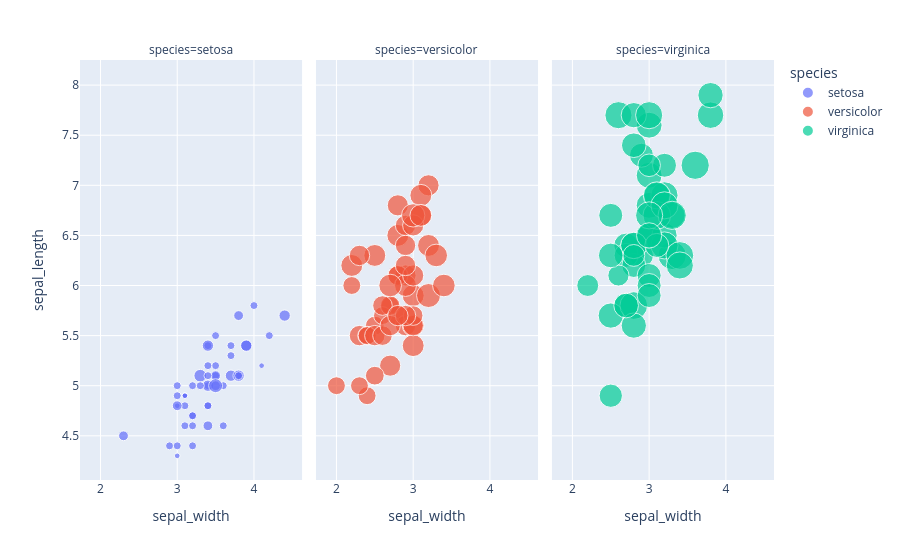

Notebook code cell kept with this figure:
### Markdown cell above
Виды ирисов идеально сбалансированны

### Code cell
fig = px.scatter(df, x="sepal_width", y="sepal_length", color="species",
                 size='petal_width', hover_data=['petal_width'], facet_col="species")
fig.show()

### Figure 1 — Plotly figure (JSON) as saved in the notebook; plotly's stock layout.template omitted (floating-point values rounded to 4 significant figures)
{"data": [{"customdata": [[0.2], [0.2], [0.2], [0.2], [0.2], [0.4], [0.3], [0.2], [0.2], [0.1], [0.2], [0.2], [0.1], [0.1], [0.2], [0.4], [0.4], [0.3], [0.3], [0.3], [0.2], [0.4], [0.2], [0.5], [0.2], [0.2], [0.4], [0.2], [0.2], [0.2], [0.2], [0.4], [0.1], [0.2], [0.1], [0.2], [0.2], [0.1], [0.2], [0.2], [0.3], [0.3], [0.2], [0.6], [0.4], [0.3], [0.2], [0.2], [0.2], [0.2]], "hovertemplate": "species=setosa<br>sepal_width=%{x}<br>sepal_length=%{y}<br>petal_width=%{customdata[0]}<extra></extra>", "legendgroup": "setosa", "marker": {"color": "#636efa", "size": [0.2, 0.2, 0.2, 0.2, 0.2, 0.4, 0.3, 0.2, 0.2, 0.1, 0.2, 0.2, 0.1, 0.1, 0.2, 0.4, 0.4, 0.3, 0.3, 0.3, 0.2, 0.4, 0.2, 0.5, 0.2, 0.2, 0.4, 0.2, 0.2, 0.2, 0.2, 0.4, 0.1, 0.2, 0.1, 0.2, 0.2, 0.1, 0.2, 0.2, 0.3, 0.3, 0.2, 0.6, 0.4, 0.3, 0.2, 0.2, 0.2, 0.2], "sizemode": "area", "sizeref": 0.00625, "symbol": "circle"}, "mode": "markers", "name": "setosa", "orientation": "v", "showlegend": true, "type": "scatter", "x": [3.5, 3, 3.2, 3.1, 3.6, 3.9, 3.4, 3.4, 2.9, 3.1, 3.7, 3.4, 3, 3, 4, 4.4, 3.9, 3.5, 3.8, 3.8, 3.4, 3.7, 3.6, 3.3, 3.4, 3, 3.4, 3.5, 3.4, 3.2, 3.1, 3.4, 4.1, 4.2, 3.1, 3.2, 3.5, 3.1, 3, 3.4, 3.5, 2.3, 3.2, 3.5, 3.8, 3, 3.8, 3.2, 3.7, 3.3], "xaxis": "x", "y": [5.1, 4.9, 4.7, 4.6, 5, 5.4, 4.6, 5, 4.4, 4.9, 5.4, 4.8, 4.8, 4.3, 5.8, 5.7, 5.4, 5.1, 5.7, 5.1, 5.4, 5.1, 4.6, 5.1, 4.8, 5, 5, 5.2, 5.2, 4.7, 4.8, 5.4, 5.2, 5.5, 4.9, 5, 5.5, 4.9, 4.4, 5.1, 5, 4.5, 4.4, 5, 5.1, 4.8, 5.1, 4.6, 5.3, 5], "yaxis": "y"}, {"customdata": [[1.4], [1.5], [1.5], [1.3], [1.5], [1.3], [1.6], [1], [1.3], [1.4], [1], [1.5], [1], [1.4], [1.3], [1.4], [1.5], [1], [1.5], [1.1], [1.8], [1.3], [1.5], [1.2], [1.3], [1.4], [1.4], [1.7], [1.5], [1], [1.1], [1], [1.2], [1.6], [1.5], [1.6], [1.5], [1.3], [1.3], [1.3], [1.2], [1.4], [1.2], [1], [1.3], [1.2], [1.3], [1.3], [1.1], [1.3]], "hovertemplate": "species=versicolor<br>sepal_width=%{x}<br>sepal_length=%{y}<br>petal_width=%{customdata[0]}<extra></extra>", "legendgroup": "versicolor", "marker": {"color": "#EF553B", "size": [1.4, 1.5, 1.5, 1.3, 1.5, 1.3, 1.6, 1, 1.3, 1.4, 1, 1.5, 1, 1.4, 1.3, 1.4, 1.5, 1, 1.5, 1.1, 1.8, 1.3, 1.5, 1.2, 1.3, 1.4, 1.4, 1.7, 1.5, 1, 1.1, 1, 1.2, 1.6, 1.5, 1.6, 1.5, 1.3, 1.3, 1.3, 1.2, 1.4, 1.2, 1, 1.3, 1.2, 1.3, 1.3, 1.1, 1.3], "sizemode": "area", "sizeref": 0.00625, "symbol": "circle"}, "mode": "markers", "name": "versicolor", "orientation": "v", "showlegend": true, "type": "scatter", "x": [3.2, 3.2, 3.1, 2.3, 2.8, 2.8, 3.3, 2.4, 2.9, 2.7, 2, 3, 2.2, 2.9, 2.9, 3.1, 3, 2.7, 2.2, 2.5, 3.2, 2.8, 2.5, 2.8, 2.9, 3, 2.8, 3, 2.9, 2.6, 2.4, 2.4, 2.7, 2.7, 3, 3.4, 3.1, 2.3, 3, 2.5, 2.6, 3, 2.6, 2.3, 2.7, 3, 2.9, 2.9, 2.5, 2.8], "xaxis": "x2", "y": [7, 6.4, 6.9, 5.5, 6.5, 5.7, 6.3, 4.9, 6.6, 5.2, 5, 5.9, 6, 6.1, 5.6, 6.7, 5.6, 5.8, 6.2, 5.6, 5.9, 6.1, 6.3, 6.1, 6.4, 6.6, 6.8, 6.7, 6, 5.7, 5.5, 5.5, 5.8, 6, 5.4, 6, 6.7, 6.3, 5.6, 5.5, 5.5, 6.1, 5.8, 5, 5.6, 5.7, 5.7, 6.2, 5.1, 5.7], "yaxis": "y2"}, {"customdata": [[2.5], [1.9], [2.1], [1.8], [2.2], [2.1], [1.7], [1.8], [1.8], [2.5], [2], [1.9], [2.1], [2], [2.4], [2.3], [1.8], [2.2], [2.3], [1.5], [2.3], [2], [2], [1.8], [2.1], [1.8], [1.8], [1.8], [2.1], [1.6], [1.9], [2], [2.2], [1.5], [1.4], [2.3], [2.4], [1.8], [1.8], [2.1], [2.4], [2.3], [1.9], [2.3], [2.5], [2.3], [1.9], [2], [2.3], [1.8]], "hovertemplate": "species=virginica<br>sepal_width=%{x}<br>sepal_length=%{y}<br>petal_width=%{customdata[0]}<extra></extra>", "legendgroup": "virginica", "marker": {"color": "#00cc96", "size": [2.5, 1.9, 2.1, 1.8, 2.2, 2.1, 1.7, 1.8, 1.8, 2.5, 2, 1.9, 2.1, 2, 2.4, 2.3, 1.8, 2.2, 2.3, 1.5, 2.3, 2, 2, 1.8, 2.1, 1.8, 1.8, 1.8, 2.1, 1.6, 1.9, 2, 2.2, 1.5, 1.4, 2.3, 2.4, 1.8, 1.8, 2.1, 2.4, 2.3, 1.9, 2.3, 2.5, 2.3, 1.9, 2, 2.3, 1.8], "sizemode": "area", "sizeref": 0.00625, "symbol": "circle"}, "mode": "markers", "name": "virginica", "orientation": "v", "showlegend": true, "type": "scatter", "x": [3.3, 2.7, 3, 2.9, 3, 3, 2.5, 2.9, 2.5, 3.6, 3.2, 2.7, 3, 2.5, 2.8, 3.2, 3, 3.8, 2.6, 2.2, 3.2, 2.8, 2.8, 2.7, 3.3, 3.2, 2.8, 3, 2.8, 3, 2.8, 3.8, 2.8, 2.8, 2.6, 3, 3.4, 3.1, 3, 3.1, 3.1, 3.1, 2.7, 3.2, 3.3, 3, 2.5, 3, 3.4, 3], "xaxis": "x3", "y": [6.3, 5.8, 7.1, 6.3, 6.5, 7.6, 4.9, 7.3, 6.7, 7.2, 6.5, 6.4, 6.8, 5.7, 5.8, 6.4, 6.5, 7.7, 7.7, 6, 6.9, 5.6, 7.7, 6.3, 6.7, 7.2, 6.2, 6.1, 6.4, 7.2, 7.4, 7.9, 6.4, 6.3, 6.1, 7.7, 6.3, 6.4, 6, 6.9, 6.7, 6.9, 5.8, 6.8, 6.7, 6.7, 6.3, 6.5, 6.2, 5.9], "yaxis": "y3"}], "layout": {"annotations": [{"font": {}, "showarrow": false, "text": "species=setosa", "x": 0.16, "xanchor": "center", "xref": "paper", "y": 1, "yanchor": "bottom", "yref": "paper"}, {"font": {}, "showarrow": false, "text": "species=versicolor", "x": 0.5, "xanchor": "center", "xref": "paper", "y": 1, "yanchor": "bottom", "yref": "paper"}, {"font": {}, "showarrow": false, "text": "species=virginica", "x": 0.84, "xanchor": "center", "xref": "paper", "y": 1, "yanchor": "bottom", "yref": "paper"}], "legend": {"itemsizing": "constant", "title": {"text": "species"}, "tracegroupgap": 0}, "margin": {"t": 60}, "xaxis": {"anchor": "y", "domain": [0, 0.32], "title": {"text": "sepal_width"}}, "xaxis2": {"anchor": "y2", "domain": [0.34, 0.66], "matches": "x", "title": {"text": "sepal_width"}}, "xaxis3": {"anchor": "y3", "domain": [0.68, 1.0], "matches": "x", "title": {"text": "sepal_width"}}, "yaxis": {"anchor": "x", "domain": [0, 1], "title": {"text": "sepal_length"}}, "yaxis2": {"anchor": "x2", "domain": [0, 1], "matches": "y", "showticklabels": false}, "yaxis3": {"anchor": "x3", "domain": [0, 1], "matches": "y", "showticklabels": false}}}
